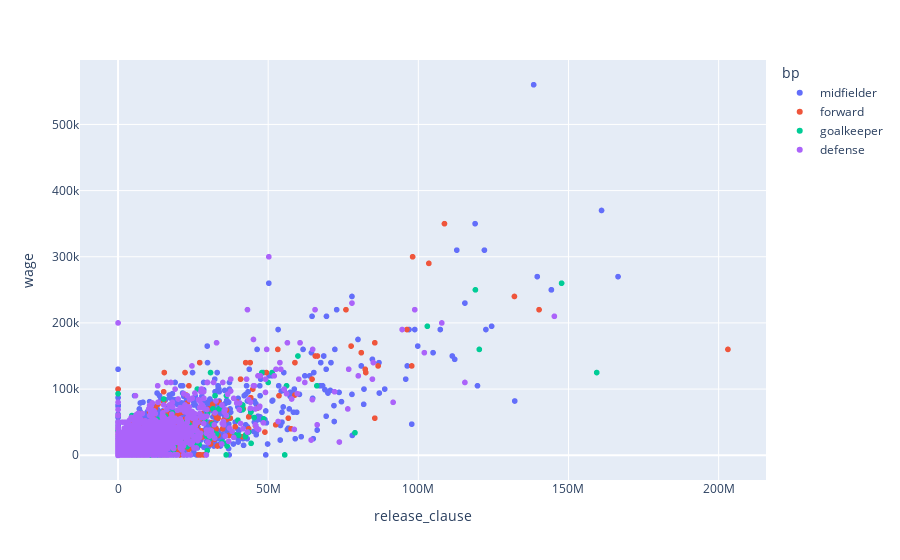

The notebook cell this image was saved under:
### Markdown cell above
- Bonus: we can see that something simmilar happens with wage.

### Code cell
fig = px.scatter(df, x='release_clause', y="wage", color="bp")
fig.show()

### Figure 1 — Plotly figure (JSON) as saved in the notebook; plotly's stock layout.template omitted (floating-point values rounded to 4 significant figures; data arrays with more than 128 entries replaced by an {"elided": "..."} marker saying what was removed)
{"data": [{"hovertemplate": "bp=midfielder<br>release_clause=%{x}<br>wage=%{y}<extra></extra>", "legendgroup": "midfielder", "marker": {"color": "#636efa", "symbol": "circle"}, "mode": "markers", "name": "midfielder", "showlegend": true, "type": "scattergl", "x": {"elided": "7050 int values"}, "xaxis": "x", "y": {"elided": "7050 int values"}, "yaxis": "y"}, {"hovertemplate": "bp=forward<br>release_clause=%{x}<br>wage=%{y}<extra></extra>", "legendgroup": "forward", "marker": {"color": "#EF553B", "symbol": "circle"}, "mode": "markers", "name": "forward", "showlegend": true, "type": "scattergl", "x": {"elided": "2657 int values"}, "xaxis": "x", "y": {"elided": "2657 int values"}, "yaxis": "y"}, {"hovertemplate": "bp=goalkeeper<br>release_clause=%{x}<br>wage=%{y}<extra></extra>", "legendgroup": "goalkeeper", "marker": {"color": "#00cc96", "symbol": "circle"}, "mode": "markers", "name": "goalkeeper", "showlegend": true, "type": "scattergl", "x": {"elided": "1539 int values"}, "xaxis": "x", "y": {"elided": "1539 int values"}, "yaxis": "y"}, {"hovertemplate": "bp=defense<br>release_clause=%{x}<br>wage=%{y}<extra></extra>", "legendgroup": "defense", "marker": {"color": "#ab63fa", "symbol": "circle"}, "mode": "markers", "name": "defense", "showlegend": true, "type": "scattergl", "x": {"elided": "5441 int values"}, "xaxis": "x", "y": {"elided": "5441 int values"}, "yaxis": "y"}], "layout": {"legend": {"title": {"text": "bp"}, "tracegroupgap": 0}, "margin": {"t": 60}, "xaxis": {"anchor": "y", "domain": [0, 1], "title": {"text": "release_clause"}}, "yaxis": {"anchor": "x", "domain": [0, 1], "title": {"text": "wage"}}}}
